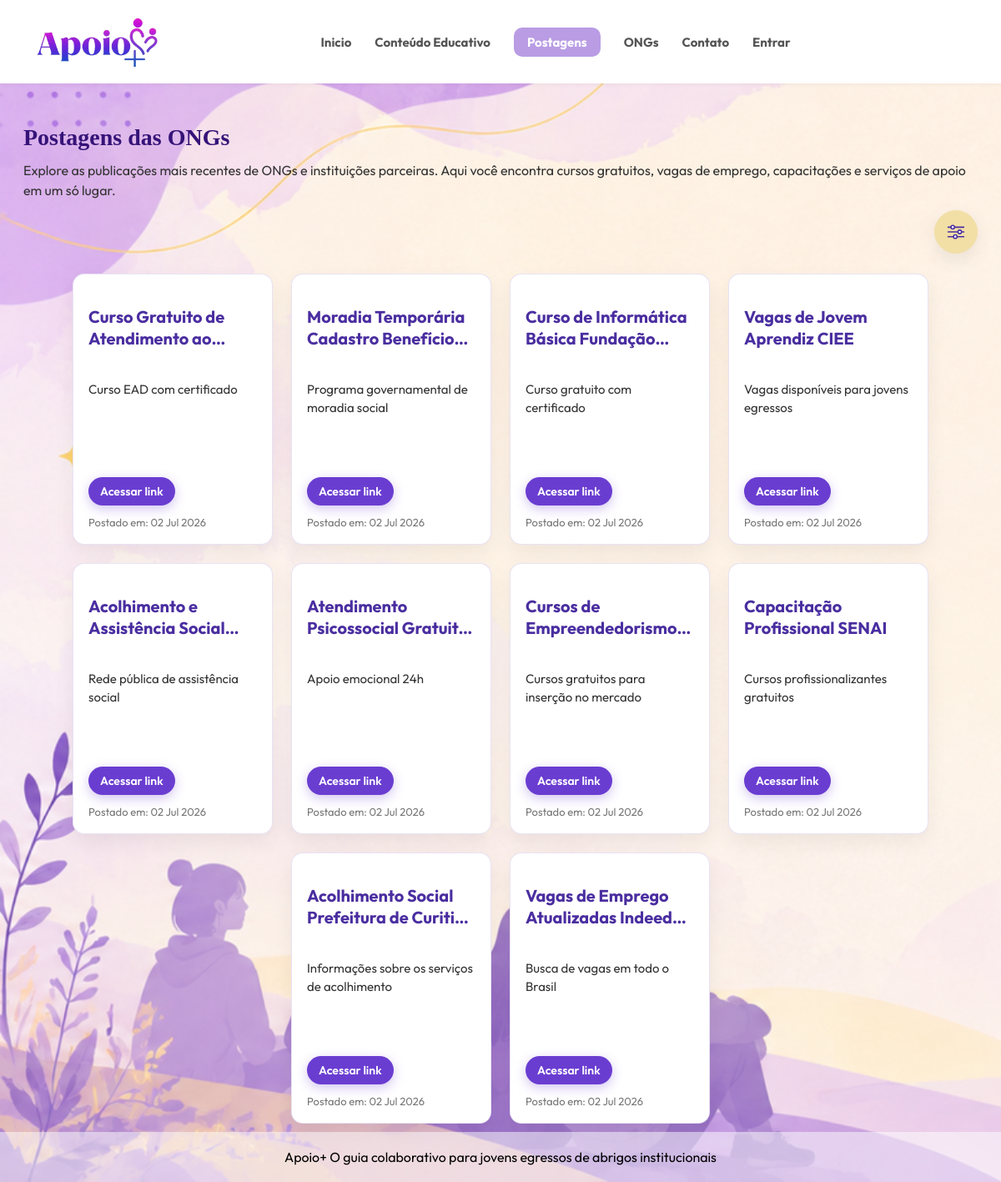
Before: /frontend/telas/postagens.php with the older database file.
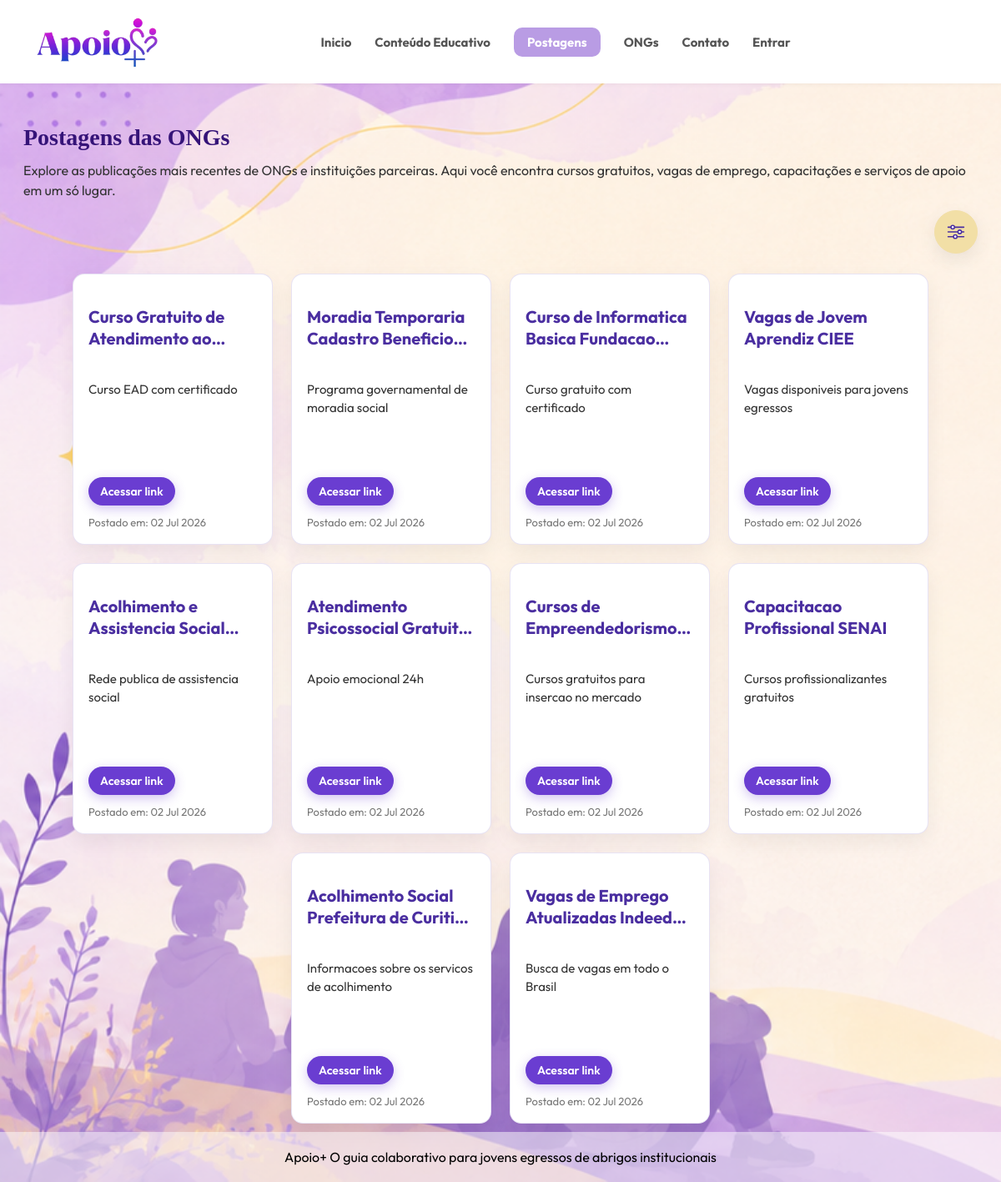
After: the same page with the newer database file.
### tables this page shows
CREATE TABLE `postagens` (
  `id` int(11) NOT NULL AUTO_INCREMENT,
  `ong_id` int(11) NOT NULL,
  `titulo` varchar(200) NOT NULL,
  `descricao` varchar(60) NOT NULL,
  `link` varchar(255),
  `categoria` varchar(120) NOT NULL DEFAULT '',
  `data_postagem` timestamp NOT NULL DEFAULT current_timestamp(),
  PRIMARY KEY (`id`),
  KEY `ong_id` (`ong_id`),
  CONSTRAINT `postagens_ibfk_1` FOREIGN KEY (`ong_id`) REFERENCES `ongs` (`id`) ON DELETE CASCADE ON UPDATE CASCADE
);

### frontend/telas/postagens.php (the view, shortened to what this page needs)
<?php
require_once('../../backend/funcionalidades/config.php');
require_once(__DIR__ . '/../componentes/layout.php');
$vagasVisitadas = [];
function categoriasPostagem($post) {
    if (!empty($post['categoria'])) {
        return $post['categoria'];
    }
    $texto = strtolower(($post['titulo'] ?? '') . ' ' . ($post['descricao'] ?? ''));
    $categorias = [];
    if (strpos($texto, 'curso') !== false || strpos($texto, 'capacit') !== false || strpos($texto, 'oficina') !== false) {
        $categorias[] = 'curso';
    }
    if (strpos($texto, 'moradia') !== false || strpos($texto, 'quarto') !== false) {
        $categorias[] = 'moradia';
    }
    if (strpos($texto, 'psic') !== false || strpos($texto, 'emocional') !== false) {
        $categorias[] = 'apoio-psicologico';
    }
    if (strpos($texto, 'emprego') !== false || strpos($texto, 'vaga') !== false || strpos($texto, 'aprendiz') !== false || strpos($texto, 'estagio') !== false) {
        $categorias[] = 'emprego';
    }
    if (strpos($texto, 'acolh') !== false || strpos($texto, 'assist') !== false) {
        $categorias[] = 'acolhimento';
    }
    return implode(',', array_unique($categorias));
}
?>
<!DOCTYPE html>
<html lang="pt-br">
<head>
    <link rel="stylesheet" href="<?= caminhoEstilo('estilos.css') ?>">
    <link rel="stylesheet" href="<?= caminhoEstilo('postagens.css') ?>">
</head>
<body>
    <main class="postagens-main">
        <section id="posts">
            <h2 class="titulo-tela">Postagens das ONGs</h2>
                <p class="intro-postagens">Explore as publicações mais recentes de ONGs e instituições parceiras. Aqui você encontra cursos gratuitos, vagas de emprego, capacitações e serviços de apoio em um só lugar.
</p>
            <div class="filtro-postagens">
                <button class="botao-filtro" type="button" aria-label="Abrir filtros de categorias" aria-expanded="false">
                    <img src="../imagens/icone_filtro%20(1).svg" alt="Filtrar postagens">
                </button>
            </div>
            <div class="card-post">
                <?php
                $consulta = $mysqli->prepare("SELECT * FROM postagens ORDER BY data_postagem DESC");
                $consulta->execute();
                $resultado = $consulta->get_result();
                $meses = [
                    1 => 'Jan',
                    2 => 'Fev',
                    3 => 'Mar',
                    4 => 'Abr',
                    5 => 'Mai',
                    6 => 'Jun',
                    7 => 'Jul',
                    8 => 'Ago',
                    9 => 'Set',
                    10 => 'Out',
                    11 => 'Nov',
                    12 => 'Dez'
                ];
                while ($post = $resultado->fetch_assoc()) {
                    $foiVisitada = isset($vagasVisitadas[(int) $post['id']]);
                    $timestampPostagem = strtotime($post['data_postagem']);
                    $dataPostagem = date("d", $timestampPostagem) . " " . $meses[(int) date("n", $timestampPostagem)] . " " . date("Y", $timestampPostagem);
                    $categoriasPost = htmlspecialchars(categoriasPostagem($post));
                    echo "<div class='post' data-categorias='" . $categoriasPost . "'>";
                    echo "<h2>" . htmlspecialchars($post['titulo']) . "</h2>";
                    echo "<p class='descricao'>" . nl2br(htmlspecialchars($post['descricao'])) . "</p>";
                    echo "<p><a href='" . htmlspecialchars($post['link']) . "' target='_blank' rel='noopener noreferrer' class='ver-mais" . ($foiVisitada ? " foi-visitado" : "") . "' data-historico-tipo='vaga' data-historico-id='" . (int) $post['id'] . "'" . ($foiVisitada ? " aria-label='Vaga já acessada: " . htmlspecialchars($post['titulo'], ENT_QUOTES, 'UTF-8') . "'" : "") . ">Acessar link</a></p>";
                    echo "<p class='data'>Postado em: " . $dataPostagem . "</p>";
                    echo "</div>";
                }
                ?>
            </div>
        </section>
    </main>
</body>
</html>

Changed rows visible on the page:
changed postagens "Programa governamental de moradia social": titulo "Moradia Temporária Cadastro…" → "Moradia Temporaria Cadastro…"
changed postagens "Curso gratuito com certificado": titulo "Curso de Informática Básica…" → "Curso de Informatica Basica…"
changed postagens "Vagas de Jovem Aprendiz CIEE": descricao "Vagas disponíveis para jovens egressos" → "Vagas disponiveis para jovens egressos"
changed postagens: titulo "Acolhimento e Assistência…" → "Acolhimento e Assistencia…"; descricao "Rede pública de assistência social" → "Rede publica de assistencia social"
changed postagens "Cursos de…": descricao "Cursos gratuitos para inserção no mercado" → "Cursos gratuitos para insercao no mercado"
changed postagens "Cursos profissionalizantes gratuitos": titulo "Capacitação Profissional SENAI" → "Capacitacao Profissional SENAI"
changed postagens "Acolhimento Social Prefeitura de…": descricao "Informações sobre os serviços de acolhimento" → "Informacoes sobre os servicos de acolhimento"
